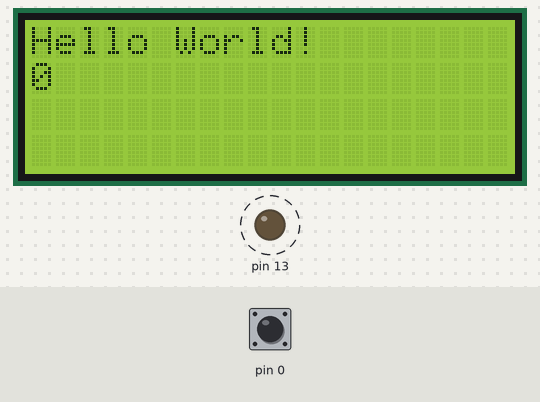
A sketch run on a simulated Arduino Uno, built with avr-gcc and run on an emulated ATmega328P. On the bench: 20×4 character LCD, output pins drawn as LEDs (lit = HIGH). Dashed ring = blinking. Inputs (shaded band) come from the test bench; at power-on: pin 0 HIGH.

Above: at 1.2 s.
1.3 s: pin 0 pulled LOW for 0.15 s
At 1.9 s:
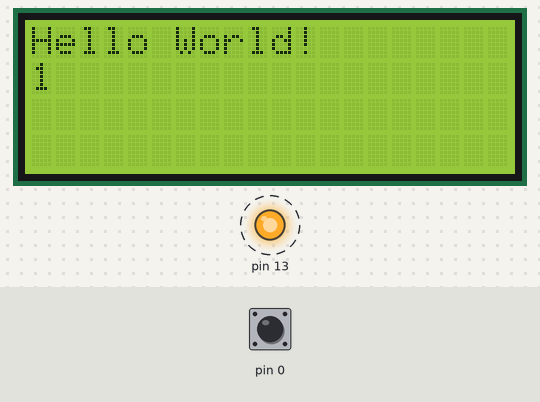
2.0 s: pin 0 pulled LOW for 1 s
4.5 s: pin 0 pulled LOW for 0.15 s
5.2 s: pin 0 pulled LOW for 1 s
At 6.9 s:
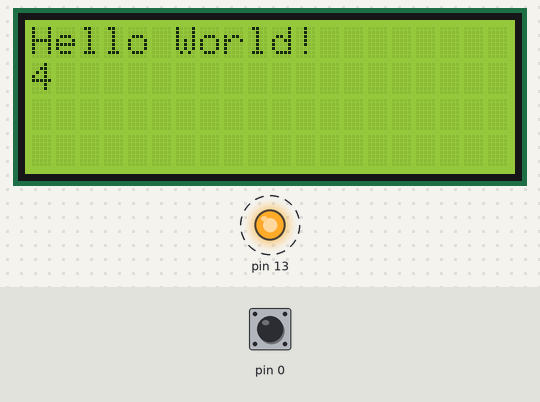
Timing chart, 0 to 7.8 s (numbered marks = the images above; inputs shaded):
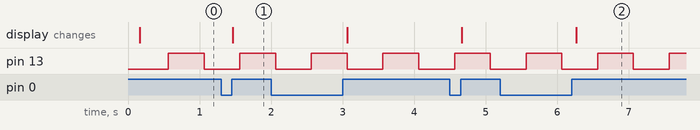

Measured:
- after the input at 1.3 s, the display: changes after 0.17 s (image 1)
- after the input at 5.2 s, the display: changes after 1.1 s (image 2)
- by itself, pin 13: alternates HIGH for 0.50 s and LOW for 0.50 s

The sketch:

encodeur-numerique-unidirectionnel-it.ino
```cpp
#include <LiquidCrystal.h>
#include <TimerOne.h>

LiquidCrystal lcd (18, 17, 16, 15, 14, 19); // Liaison 4 bits de données

void setup() {
  pinMode (13, OUTPUT) ;
  pinMode (0, INPUT_PULLUP) ;
  pinMode (1, INPUT_PULLUP) ;
  lcd.begin (20,4); // Utilisation d'un écran 20 colonnes et 4 lignes
  lcd.write ("Hello World!") ;
  Timer1.initialize (1000) ; // 1000 micro s.
  Timer1.attachInterrupt (encoderHandler);
}

volatile int gEncodeur = 0 ;
bool gEncoderA = true ;
int gClignotement = 0 ;

void encoderHandler () {
  const bool encoderA = digitalRead (0) ;
  if (encoderA && !gEncoderA) {
    gEncodeur ++ ;
  }
  gEncoderA = encoderA ;
  gClignotement ++ ;
  if (gClignotement == 500) {
    gClignotement = 0 ;
    digitalWrite (13, !digitalRead (13)) ;
  }
}

int gEncodeurCache = -1 ;

void loop() {
  delay (100) ;
  if (gEncodeurCache != gEncodeur) {
    gEncodeurCache = gEncodeur ;
    lcd.setCursor (0, 1) ;
    lcd.print ("  ") ;
    lcd.setCursor (0, 1) ;
    lcd.print (gEncodeurCache) ;
  }
}
```
